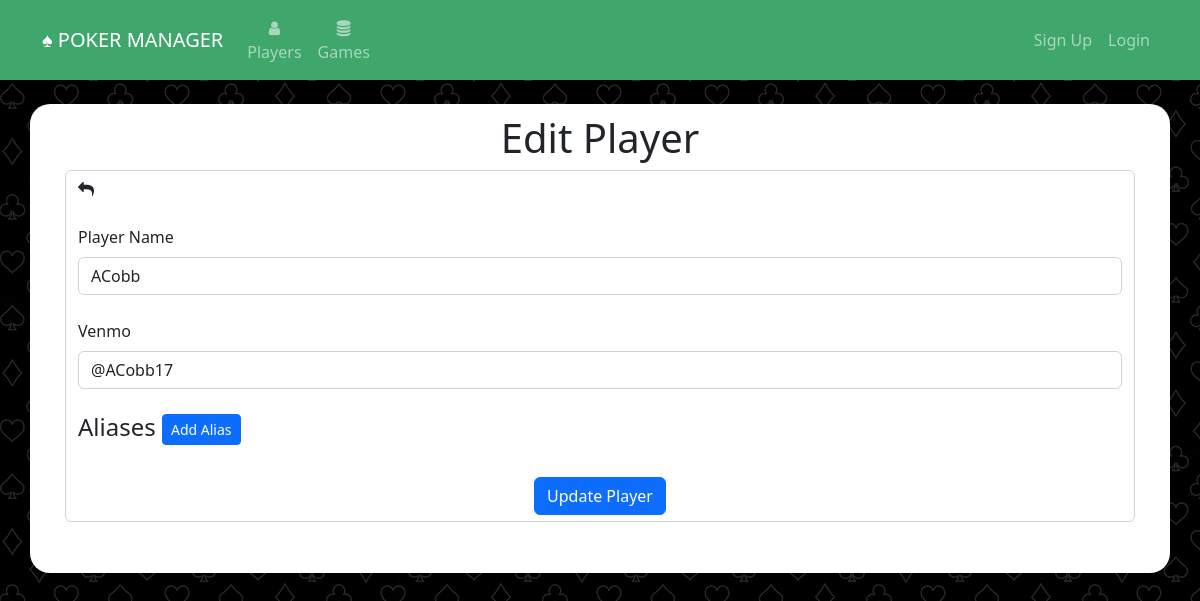
Before: /edit_player?player_id=1 with the older database file.
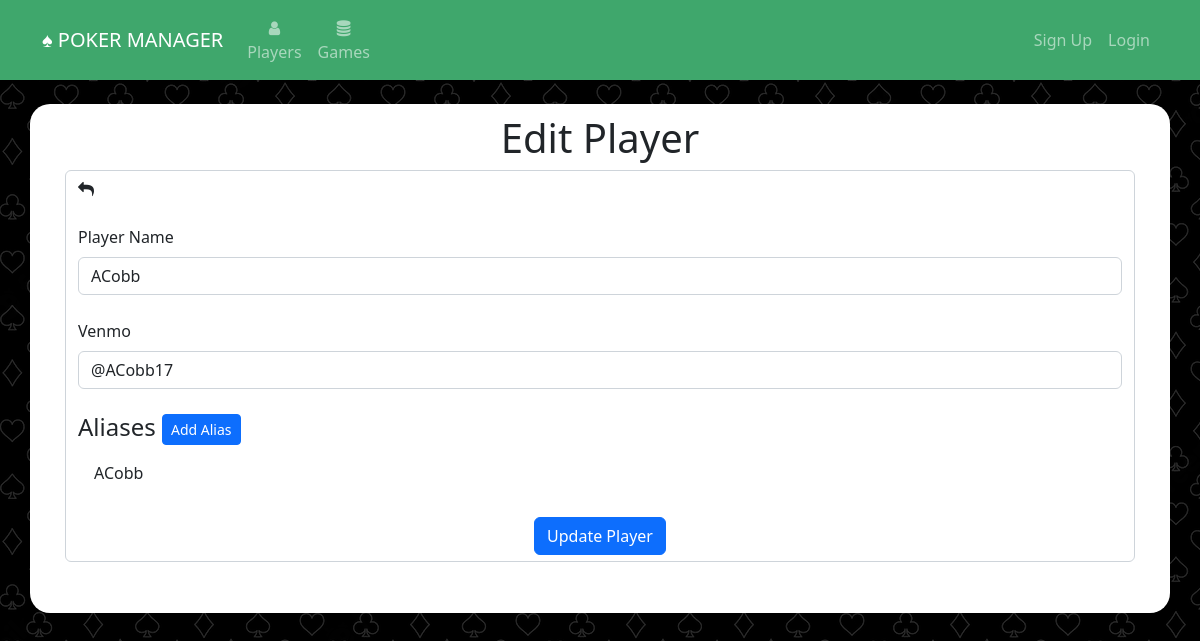
After: the same page with the newer database file.
### website/models.py (models this page shows)
class Alias(db.Model):
	id = db.Column(db.Integer, primary_key=True)
	alias = db.Column(db.String(150), unique=True)
	player_id = db.Column(db.Integer, db.ForeignKey('player.id'))

### website/views.py (the view, shortened to what this page needs)
@views.route('/edit_player', methods=['GET','POST'])
def edit_player():
	player_id = request.args.get('player_id')
	if not player_id:
		flash("That user does not exist.", category="error")
		return redirect(url_for('views.players'))
	player = Player.query.filter_by(id=player_id).first()
	if not player:
		flash("That player does not exist.", category="error")
		return redirect(url_for('views.players'))
	return render_template("edit_player.html", user=current_user, player=player)

### website/templates/edit_player.html (shortened to what this page needs)
{% extends "base.html" %}
{% block content %}
<h1 align="center">Edit Player</h1>
<form method="POST">
	<div class="form-control mb-3">
	<a href="{{url_for('views.players')}}" class="nav-item nav-link"><i  class="fa fa-reply" aria-hidden="true"></i></a><br/>
	<label for="player_name" class="form-label">Player Name</label>
	<input type="text" name="player_name" id="player_name" class="form-control" value="{{ player.name }}"></input>
	<br/>
	<label for="player_venmo" class="form-label">Venmo</label>
	<input type="text" name="player_venmo" id="player_venmo" class="form-control" value="{{ player.venmo }}"></input>
	<br/>
	<h4>Aliases <button type="button" class="btn btn-primary btn-sm"  data-bs-toggle="modal" data-bs-target="#addAliasModal"  data-bs-player-name="{{ player.name }}">Add Alias</button></h4>
	<ul class="list-group list-group-flush" id="notes">
		{% for alias in player.aliases %}
		<li class="list-group-item">{{ alias.alias }}
		</li>
		{% endfor %}
	</ul>
	<br/>
	<div align="center">
		<button type="submit" id="player-submit" name="player-submit" class="btn btn-primary">Update Player</button>
	</div>
	</div>
</form>
{% endblock %}

Changed rows visible on the page:
added Alias: alias "ACobb"
